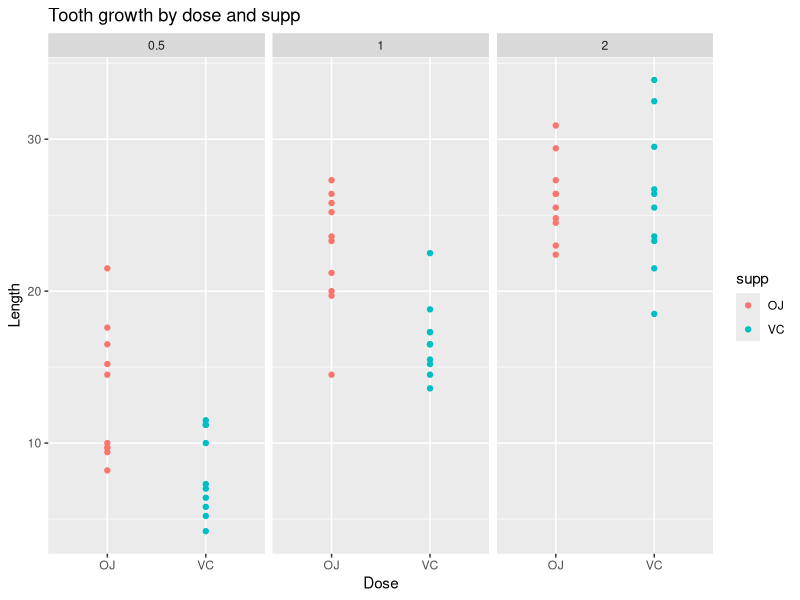

Write the R code that produced this figure.
## ---- chunk 1
# Load data set containing the ToothGrowth data
library(datasets)
# Load graphics package
library(ggplot2)

# Draw plot to graphically explore the data
ggplot(data = ToothGrowth, aes(x=supp, y=len, group=supp, color=supp)) +
    ggtitle("Tooth growth by dose and supp") +
    xlab("Dose") +
    ylab("Length") +
    geom_point() +
    facet_grid(. ~ dose) 
## ---- chunk 2
summary(ToothGrowth)
## ---- chunk 3
means <- aggregate(ToothGrowth$len, by=list(ToothGrowth$dose, ToothGrowth$supp), FUN = mean)
sds <- aggregate(ToothGrowth$len, by=list(ToothGrowth$dose, ToothGrowth$supp), FUN = sd)
summary <- cbind(means, sds$x)
colnames(summary) <- c("dose", "supp", "mean", "sd")
summary
## ---- chunk 4
t.test(ToothGrowth$len[ToothGrowth$supp == "OJ"], ToothGrowth$len[ToothGrowth$supp == "VC"])
## ---- chunk 5
t.test(ToothGrowth$len[ToothGrowth$supp == "OJ" & ToothGrowth$dose == 0.5],
       ToothGrowth$len[ToothGrowth$supp == "VC" & ToothGrowth$dose == 0.5])
t.test(ToothGrowth$len[ToothGrowth$supp == "OJ" & ToothGrowth$dose == 1.0],
       ToothGrowth$len[ToothGrowth$supp == "VC" & ToothGrowth$dose == 1.0])
t.test(ToothGrowth$len[ToothGrowth$supp == "OJ" & ToothGrowth$dose == 2.0],
       ToothGrowth$len[ToothGrowth$supp == "VC" & ToothGrowth$dose == 2.0])
## ---- chunk 6
t.test(ToothGrowth$len[ToothGrowth$dose == 0.5], ToothGrowth$len[ToothGrowth$dose == 1.0])
t.test(ToothGrowth$len[ToothGrowth$dose == 1.0], ToothGrowth$len[ToothGrowth$dose == 2.0])
t.test(ToothGrowth$len[ToothGrowth$dose == 0.5], ToothGrowth$len[ToothGrowth$dose == 2.0])
